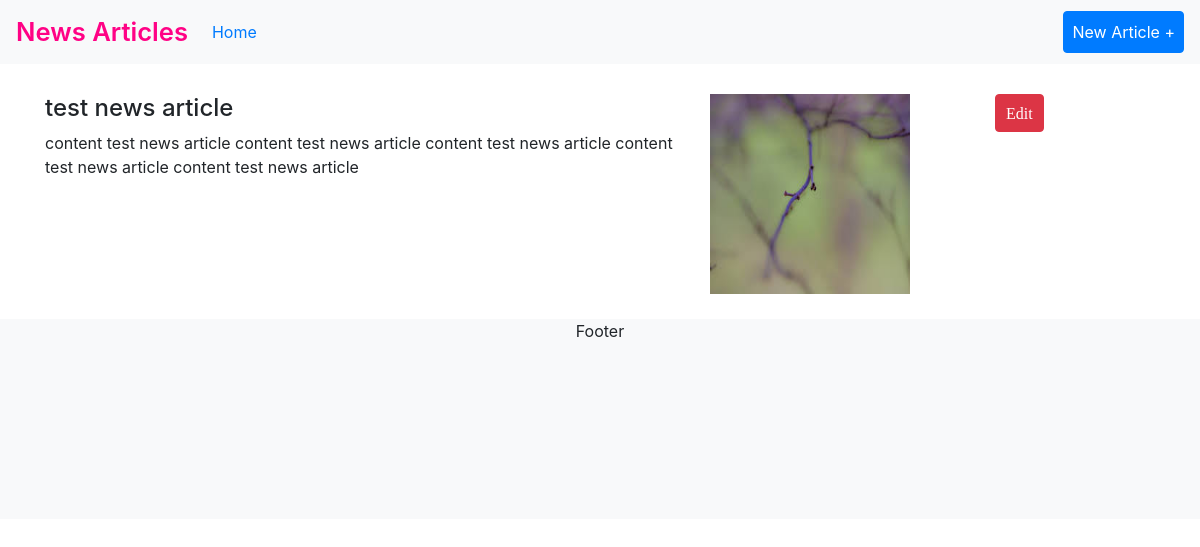
/view_news_article.php?id=1, run on the app's committed database.
### tables this page shows
CREATE TABLE IF NOT EXISTS `article` (
  `id` int(11) NOT NULL AUTO_INCREMENT,
  `title` varchar(255) NOT NULL,
  `description` text NOT NULL,
  `content` text NOT NULL,
  `image` varchar(255) DEFAULT NULL,
  `author` varchar(30) DEFAULT NULL,
  PRIMARY KEY (`id`)
);

### view_news_article.php (the view, shortened to what this page needs)
<!DOCTYPE html>
<html>
<?php
     require "config/connect.php";
    if(isset($_GET['id']) && is_numeric($_GET['id'])){
      $article_id = $_GET['id'];
      $get_article = $conn->query("SELECT * FROM `article` where `id` = $article_id");
      $article= array();
        while($row = mysqli_fetch_assoc($get_article)){
          array_push($article , $row);
        }
      }
      foreach($article as $news){
        $title = $news['title'] ? $news['title'] : '';
        $content = $news['content'] ? $news['content'] : '';
        $id =  $news['id'];
        $img = $news['image'];
      }
?>
  <head>
    <link rel="stylesheet" href="https://maxcdn.bootstrapcdn.com/bootstrap/4.3.1/css/bootstrap.min.css">
    <link rel="stylesheet" href="https://cdnjs.cloudflare.com/ajax/libs/font-awesome/4.7.0/css/font-awesome.min.css">
    <link rel="stylesheet" href="assets/css/style.css">
  </head>
  <body>
    <nav class="navbar navbar-expand-lg  bg-light sticky-top">
        <a class="navbar-brand" href="#">News Articles</a>
        <ul class="navbar-nav mr-auto">
            <li class="nav-item active">
                <a class="nav-link" href="#">Home</span></a>
            </li>
        </ul>
        <ul class="navbar-nav">
            <li class="nav-item">
                <a class="nav-link btn btn-primary" href="add_news_article.html">New Article +</a>
            </li>
        </ul>
    </nav>
    <div class="container">
        <div class="articles row">
          <div class="col-7">
            <div class="article-title">
              <h4><?php echo $title ?></h4>
            </div>
            <div class="article-detail">
             <?php echo $content ?>
            </div>
          </div>
          <div class="col-3 article-img article-img">
           <?php  if($img != null){ ?>
            <img src="assets/img/<?php echo $img ?>">
           <?php } ?>
          </div>
          <div class="col-2 action">
            <button class="fa btn fa-btn btn-danger"  id="<?php echo $id ?>">Edit</button>
          </div>
        </div>
    </div>
    <div class="footer bg-light text-center">
      <p>Footer</p>
    </div>
  </body>
</html>

### assets/css/style.css (style rules this page uses)
.navbar .navbar-brand { color:#ff0285; font-size: 1.6em; font-weight: 600; }
.container { padding-top:20px; padding-bottom: 20px; }
.footer { bottom:0; width:100%; height: 200px }
.container .articles { padding-top:10px; padding-bottom: 5px; }
.action { bottom:0; }
.article-img img { height: 200px; width: 200px; }
.action .fa { padding: 10px; }

### data on the page
article: title "test news article", content "content test news article content test news article content test news article content test news article content test news article", image (picture)
